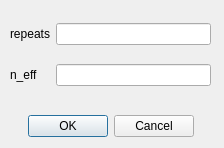
<?xml version="1.0" encoding="UTF-8"?>
<ui version="4.0">
 <class>Dialog</class>
 <widget class="QDialog" name="Dialog">
  <property name="geometry">
   <rect>
    <x>0</x>
    <y>0</y>
    <width>224</width>
    <height>148</height>
   </rect>
  </property>
  <property name="windowTitle">
   <string>Dialog</string>
  </property>
  <widget class="QDialogButtonBox" name="buttonBox">
   <property name="geometry">
    <rect>
     <x>10</x>
     <y>110</y>
     <width>201</width>
     <height>32</height>
    </rect>
   </property>
   <property name="orientation">
    <enum>Qt::Horizontal</enum>
   </property>
   <property name="standardButtons">
    <set>QDialogButtonBox::Cancel|QDialogButtonBox::Ok</set>
   </property>
   <property name="centerButtons">
    <bool>true</bool>
   </property>
  </widget>
  <widget class="QWidget" name="gridLayoutWidget">
   <property name="geometry">
    <rect>
     <x>10</x>
     <y>10</y>
     <width>201</width>
     <height>91</height>
    </rect>
   </property>
   <layout class="QGridLayout" name="gridLayout">
    <item row="1" column="1">
     <widget class="QLineEdit" name="lineEdit_n_eff"/>
    </item>
    <item row="0" column="0">
     <widget class="QLabel" name="label_4">
      <property name="text">
       <string>repeats</string>
      </property>
     </widget>
    </item>
    <item row="1" column="0">
     <widget class="QLabel" name="label_5">
      <property name="text">
       <string>n_eff</string>
      </property>
     </widget>
    </item>
    <item row="0" column="1">
     <widget class="QLineEdit" name="lineEdit_repeats"/>
    </item>
   </layout>
  </widget>
 </widget>
 <resources/>
 <connections>
  <connection>
   <sender>buttonBox</sender>
   <signal>accepted()</signal>
   <receiver>Dialog</receiver>
   <slot>accept()</slot>
   <hints>
    <hint type="sourcelabel">
     <x>248</x>
     <y>254</y>
    </hint>
    <hint type="destinationlabel">
     <x>157</x>
     <y>274</y>
    </hint>
   </hints>
  </connection>
  <connection>
   <sender>buttonBox</sender>
   <signal>rejected()</signal>
   <receiver>Dialog</receiver>
   <slot>reject()</slot>
   <hints>
    <hint type="sourcelabel">
     <x>316</x>
     <y>260</y>
    </hint>
    <hint type="destinationlabel">
     <x>286</x>
     <y>274</y>
    </hint>
   </hints>
  </connection>
 </connections>
</ui>
